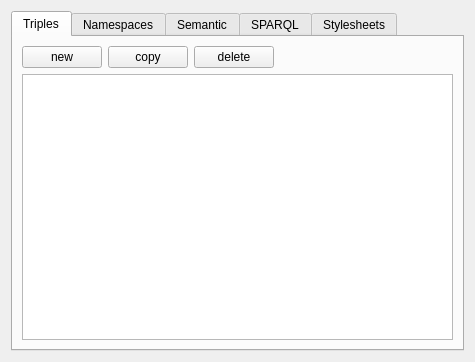
<?xml version="1.0" encoding="UTF-8"?>
<ui version="4.0">
 <class>KoDocumentRdfEditWidget</class>
 <widget class="QWidget" name="KoDocumentRdfEditWidget">
  <property name="geometry">
   <rect>
    <x>0</x>
    <y>0</y>
    <width>475</width>
    <height>362</height>
   </rect>
  </property>
  <layout class="QGridLayout" name="gridLayout">
   <item row="0" column="0">
    <widget class="QTabWidget" name="tabWidget">
     <property name="currentIndex">
      <number>0</number>
     </property>
     <widget class="QWidget" name="tab">
      <attribute name="title">
       <string>Triples</string>
      </attribute>
      <layout class="QGridLayout" name="gridLayout_2">
       <item row="2" column="0">
        <widget class="QTableView" name="m_tripleView">
         <property name="sortingEnabled">
          <bool>true</bool>
         </property>
         <attribute name="verticalHeaderVisible">
          <bool>false</bool>
         </attribute>
        </widget>
       </item>
       <item row="0" column="0">
        <layout class="QHBoxLayout" name="horizontalLayout">
         <item>
          <widget class="QPushButton" name="newTripleButton">
           <property name="text">
            <string>new</string>
           </property>
          </widget>
         </item>
         <item>
          <widget class="QPushButton" name="copyTripleButton">
           <property name="text">
            <string>copy</string>
           </property>
          </widget>
         </item>
         <item>
          <widget class="QPushButton" name="deleteTripleButton">
           <property name="text">
            <string>delete</string>
           </property>
          </widget>
         </item>
         <item>
          <spacer name="horizontalSpacer">
           <property name="orientation">
            <enum>Qt::Horizontal</enum>
           </property>
           <property name="sizeHint" stdset="0">
            <size>
             <width>40</width>
             <height>20</height>
            </size>
           </property>
          </spacer>
         </item>
        </layout>
       </item>
      </layout>
     </widget>
     <widget class="QWidget" name="tab_2">
      <attribute name="title">
       <string>Namespaces</string>
      </attribute>
      <layout class="QGridLayout" name="gridLayout_3">
       <item row="0" column="0">
        <layout class="QHBoxLayout" name="horizontalLayout_2">
         <item>
          <widget class="QPushButton" name="newNamespaceButton">
           <property name="text">
            <string>new</string>
           </property>
          </widget>
         </item>
         <item>
          <widget class="QPushButton" name="deleteNamespaceButton">
           <property name="text">
            <string>delete</string>
           </property>
          </widget>
         </item>
         <item>
          <spacer name="horizontalSpacer_2">
           <property name="orientation">
            <enum>Qt::Horizontal</enum>
           </property>
           <property name="sizeHint" stdset="0">
            <size>
             <width>40</width>
             <height>20</height>
            </size>
           </property>
          </spacer>
         </item>
        </layout>
       </item>
       <item row="1" column="0">
        <widget class="QTreeWidget" name="m_namespaceView">
         <property name="uniformRowHeights">
          <bool>true</bool>
         </property>
         <property name="sortingEnabled">
          <bool>true</bool>
         </property>
         <property name="expandsOnDoubleClick">
          <bool>false</bool>
         </property>
         <column>
          <property name="text">
           <string>Prefix</string>
          </property>
         </column>
         <column>
          <property name="text">
           <string>Namespace</string>
          </property>
         </column>
        </widget>
       </item>
      </layout>
     </widget>
     <widget class="QWidget" name="tab_3">
      <attribute name="title">
       <string>Semantic</string>
      </attribute>
      <layout class="QGridLayout" name="gridLayout_4">
       <item row="0" column="0">
        <widget class="QTreeWidget" name="m_semanticView">
         <attribute name="headerVisible">
          <bool>false</bool>
         </attribute>
         <column>
          <property name="text">
           <string notr="true">1</string>
          </property>
         </column>
        </widget>
       </item>
      </layout>
     </widget>
     <widget class="QWidget" name="tab_4">
      <attribute name="title">
       <string>SPARQL</string>
      </attribute>
      <layout class="QGridLayout" name="gridLayout_5">
       <item row="4" column="0">
        <widget class="QTextEdit" name="m_sparqlQuery">
         <property name="documentTitle">
          <string/>
         </property>
         <property name="html">
          <string>&lt;!DOCTYPE HTML PUBLIC &quot;-//W3C//DTD HTML 4.0//EN&quot; &quot;http://www.w3.org/TR/REC-html40/strict.dtd&quot;&gt;
&lt;html&gt;&lt;head&gt;&lt;meta name=&quot;qrichtext&quot; content=&quot;1&quot; /&gt;&lt;style type=&quot;text/css&quot;&gt;
p, li { white-space: pre-wrap; }
&lt;/style&gt;&lt;/head&gt;&lt;body style=&quot; font-family:'Bitstream Vera Sans'; font-size:9pt; font-weight:400; font-style:normal;&quot;&gt;
&lt;p style=&quot; margin-top:0px; margin-bottom:0px; margin-left:0px; margin-right:0px; -qt-block-indent:0; text-indent:0px;&quot;&gt;&lt;span style=&quot; font-family:'Verdana'; font-size:13pt;&quot;&gt;# Insert your SPARQL query here&lt;br /&gt;# Results are shown below.&lt;/span&gt;&lt;/p&gt;
&lt;p style=&quot;-qt-paragraph-type:empty; margin-top:0px; margin-bottom:0px; margin-left:0px; margin-right:0px; -qt-block-indent:0; text-indent:0px; font-family:'Verdana'; font-size:13pt;&quot;&gt;&lt;/p&gt;
&lt;p style=&quot; margin-top:0px; margin-bottom:0px; margin-left:0px; margin-right:0px; -qt-block-indent:0; text-indent:0px;&quot;&gt;&lt;span style=&quot; font-family:'Verdana'; font-size:13pt;&quot;&gt;prefix rdf:  &amp;lt;http://www.w3.org/1999/02/22-rdf-syntax-ns#&amp;gt; &lt;/span&gt;&lt;/p&gt;
&lt;p style=&quot; margin-top:0px; margin-bottom:0px; margin-left:0px; margin-right:0px; -qt-block-indent:0; text-indent:0px;&quot;&gt;&lt;span style=&quot; font-family:'Verdana'; font-size:13pt;&quot;&gt;prefix foaf: &amp;lt;http://xmlns.com/foaf/0.1/&amp;gt; &lt;/span&gt;&lt;/p&gt;
&lt;p style=&quot; margin-top:0px; margin-bottom:0px; margin-left:0px; margin-right:0px; -qt-block-indent:0; text-indent:0px;&quot;&gt;&lt;span style=&quot; font-family:'Verdana'; font-size:13pt;&quot;&gt;prefix pkg:  &amp;lt;http://docs.oasis-open.org/ns/office/1.2/meta/pkg#&amp;gt; &lt;/span&gt;&lt;/p&gt;
&lt;p style=&quot; margin-top:0px; margin-bottom:0px; margin-left:0px; margin-right:0px; -qt-block-indent:0; text-indent:0px;&quot;&gt;&lt;span style=&quot; font-family:'Verdana'; font-size:13pt;&quot;&gt;prefix geo84: &amp;lt;http://www.w3.org/2003/01/geo/wgs84_pos#&amp;gt;&lt;/span&gt;&lt;/p&gt;
&lt;p style=&quot;-qt-paragraph-type:empty; margin-top:0px; margin-bottom:0px; margin-left:0px; margin-right:0px; -qt-block-indent:0; text-indent:0px; font-family:'Verdana'; font-size:13pt;&quot;&gt;&lt;/p&gt;
&lt;p style=&quot; margin-top:0px; margin-bottom:0px; margin-left:0px; margin-right:0px; -qt-block-indent:0; text-indent:0px;&quot;&gt;&lt;span style=&quot; font-family:'Verdana'; font-size:13pt;&quot;&gt;select ?s ?p ?o &lt;/span&gt;&lt;/p&gt;
&lt;p style=&quot; margin-top:0px; margin-bottom:0px; margin-left:0px; margin-right:0px; -qt-block-indent:0; text-indent:0px;&quot;&gt;&lt;span style=&quot; font-family:'Verdana'; font-size:13pt;&quot;&gt;where { &lt;/span&gt;&lt;/p&gt;
&lt;p style=&quot; margin-top:0px; margin-bottom:0px; margin-left:0px; margin-right:0px; -qt-block-indent:0; text-indent:0px;&quot;&gt;&lt;span style=&quot; font-family:'Verdana'; font-size:13pt;&quot;&gt; ?s ?p ?o &lt;/span&gt;&lt;/p&gt;
&lt;p style=&quot; margin-top:0px; margin-bottom:0px; margin-left:0px; margin-right:0px; -qt-block-indent:0; text-indent:0px;&quot;&gt;&lt;span style=&quot; font-family:'Verdana'; font-size:13pt;&quot;&gt;}&lt;/span&gt;&lt;/p&gt;
&lt;p style=&quot;-qt-paragraph-type:empty; margin-top:0px; margin-bottom:0px; margin-left:0px; margin-right:0px; -qt-block-indent:0; text-indent:0px; font-family:'Verdana'; font-size:13pt;&quot;&gt;&lt;/p&gt;
&lt;p style=&quot;-qt-paragraph-type:empty; margin-top:0px; margin-bottom:0px; margin-left:0px; margin-right:0px; -qt-block-indent:0; text-indent:0px; font-family:'Verdana'; font-size:13pt;&quot;&gt;&lt;/p&gt;
&lt;p style=&quot;-qt-paragraph-type:empty; margin-top:0px; margin-bottom:0px; margin-left:0px; margin-right:0px; -qt-block-indent:0; text-indent:0px; font-family:'Verdana'; font-size:13pt;&quot;&gt;&lt;/p&gt;&lt;/body&gt;&lt;/html&gt;</string>
         </property>
        </widget>
       </item>
       <item row="0" column="0">
        <layout class="QHBoxLayout" name="horizontalLayout_3">
         <item>
          <widget class="QPushButton" name="m_sparqlExecute">
           <property name="text">
            <string>Execute</string>
           </property>
          </widget>
         </item>
         <item>
          <spacer name="horizontalSpacer_3">
           <property name="orientation">
            <enum>Qt::Horizontal</enum>
           </property>
           <property name="sizeHint" stdset="0">
            <size>
             <width>40</width>
             <height>20</height>
            </size>
           </property>
          </spacer>
         </item>
        </layout>
       </item>
       <item row="5" column="0">
        <widget class="QTableWidget" name="m_sparqlResultView">
         <property name="sortingEnabled">
          <bool>true</bool>
         </property>
        </widget>
       </item>
      </layout>
     </widget>
     <widget class="QWidget" name="tab_5">
      <attribute name="title">
       <string>Stylesheets</string>
      </attribute>
      <layout class="QVBoxLayout" stretch="0,0,1">
       <item>
        <widget class="QLabel" name="label_4">
         <property name="text">
          <string>Set the default stylesheet for Semantic objects in this document. New RDF objects will use this stylesheet automatically. The buttons allow you to set the stylesheet for all existing semantic objects to the new default stylesheet as well.</string>
         </property>
         <property name="wordWrap">
          <bool>true</bool>
         </property>
        </widget>
       </item>
       <item>
        <layout class="QGridLayout" name="m_styleSheetsGridLayout">
        </layout>
       </item>
       <item>
        <spacer>
         <property name="orientation">
          <enum>Qt::Vertical</enum>
         </property>
        </spacer>
       </item>
      </layout>
     </widget>
    </widget>
   </item>
  </layout>
 </widget>
 <resources/>
 <connections/>
</ui>
